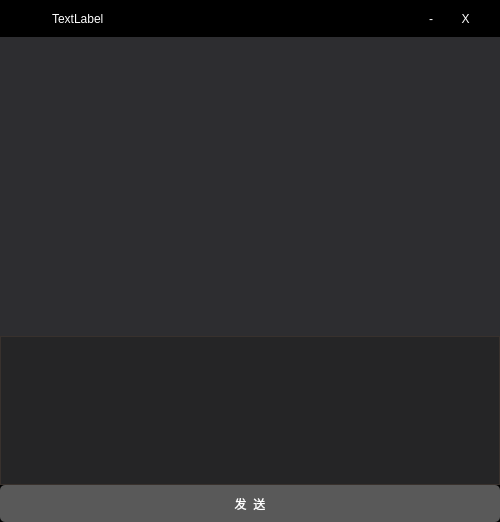
<?xml version="1.0" encoding="UTF-8"?>
<ui version="4.0">
 <class>ChatForm</class>
 <widget class="QWidget" name="ChatForm">
  <property name="geometry">
   <rect>
    <x>0</x>
    <y>0</y>
    <width>500</width>
    <height>522</height>
   </rect>
  </property>
  <property name="windowTitle">
   <string>Form</string>
  </property>
  <property name="styleSheet">
   <string notr="true">background-color: rgb(0, 0, 0);</string>
  </property>
  <layout class="QVBoxLayout" name="verticalLayout_2">
   <property name="spacing">
    <number>0</number>
   </property>
   <property name="leftMargin">
    <number>0</number>
   </property>
   <property name="topMargin">
    <number>0</number>
   </property>
   <property name="rightMargin">
    <number>0</number>
   </property>
   <property name="bottomMargin">
    <number>0</number>
   </property>
   <item>
    <layout class="QVBoxLayout" name="verticalLayout" stretch="1,8,4,1">
     <property name="spacing">
      <number>0</number>
     </property>
     <property name="leftMargin">
      <number>0</number>
     </property>
     <property name="topMargin">
      <number>0</number>
     </property>
     <property name="rightMargin">
      <number>0</number>
     </property>
     <property name="bottomMargin">
      <number>0</number>
     </property>
     <item>
      <layout class="QHBoxLayout" name="horizontalLayout" stretch="1,2,9,12,2,2,1">
       <item>
        <spacer name="horizontalSpacer_2">
         <property name="orientation">
          <enum>Qt::Horizontal</enum>
         </property>
         <property name="sizeHint" stdset="0">
          <size>
           <width>40</width>
           <height>20</height>
          </size>
         </property>
        </spacer>
       </item>
       <item>
        <widget class="QLabel" name="label_3">
         <property name="styleSheet">
          <string notr="true">border-radius:7px;</string>
         </property>
         <property name="text">
          <string/>
         </property>
        </widget>
       </item>
       <item>
        <widget class="QLabel" name="label">
         <property name="styleSheet">
          <string notr="true">color: rgb(255, 255, 255);
font: 14pt &quot;微软雅黑&quot;;</string>
         </property>
         <property name="text">
          <string>TextLabel</string>
         </property>
        </widget>
       </item>
       <item>
        <spacer name="horizontalSpacer">
         <property name="orientation">
          <enum>Qt::Horizontal</enum>
         </property>
         <property name="sizeHint" stdset="0">
          <size>
           <width>40</width>
           <height>20</height>
          </size>
         </property>
        </spacer>
       </item>
       <item>
        <widget class="QPushButton" name="pushButton_2">
         <property name="sizePolicy">
          <sizepolicy hsizetype="Preferred" vsizetype="Preferred">
           <horstretch>0</horstretch>
           <verstretch>0</verstretch>
          </sizepolicy>
         </property>
         <property name="styleSheet">
          <string notr="true">#pushButton_2{
border-radius:5px;
font: 12pt &quot;隶书&quot;;
color: rgb(255, 255, 255);
}
#pushButton_2:hover{
border-radius:5px;
font: 12pt &quot;隶书&quot;;
color: rgb(255, 255, 255);
	background-color: rgb(212, 212, 212);
}

</string>
         </property>
         <property name="text">
          <string>-</string>
         </property>
        </widget>
       </item>
       <item>
        <widget class="QPushButton" name="pushButton">
         <property name="sizePolicy">
          <sizepolicy hsizetype="Preferred" vsizetype="Preferred">
           <horstretch>0</horstretch>
           <verstretch>0</verstretch>
          </sizepolicy>
         </property>
         <property name="styleSheet">
          <string notr="true">#pushButton{
border-radius:5px;
font: 12pt &quot;隶书&quot;;
color: rgb(255, 255, 255);
}
#pushButton:hover{
border-radius:5px;
font: 12pt &quot;隶书&quot;;
color: rgb(255, 255, 255);
	background-color: rgb(212, 212, 212);
}
</string>
         </property>
         <property name="text">
          <string>X</string>
         </property>
        </widget>
       </item>
       <item>
        <spacer name="horizontalSpacer_3">
         <property name="orientation">
          <enum>Qt::Horizontal</enum>
         </property>
         <property name="sizeHint" stdset="0">
          <size>
           <width>40</width>
           <height>20</height>
          </size>
         </property>
        </spacer>
       </item>
      </layout>
     </item>
     <item>
      <widget class="QListWidget" name="listWidget">
       <property name="focusPolicy">
        <enum>Qt::NoFocus</enum>
       </property>
       <property name="styleSheet">
        <string notr="true">background-color: rgb(45, 45, 48);</string>
       </property>
       <property name="frameShape">
        <enum>QFrame::NoFrame</enum>
       </property>
       <property name="selectionMode">
        <enum>QAbstractItemView::NoSelection</enum>
       </property>
      </widget>
     </item>
     <item>
      <widget class="QTextEdit" name="SendtextEdit">
       <property name="styleSheet">
        <string notr="true">border:1px solid rgb(56, 49, 45);
background-color: #252526;
color: rgb(255, 255, 255);
font: 12pt &quot;宋体&quot;;</string>
       </property>
      </widget>
     </item>
     <item>
      <layout class="QHBoxLayout" name="horizontalLayout_2" stretch="3">
       <property name="spacing">
        <number>0</number>
       </property>
       <item>
        <widget class="QPushButton" name="sendBtn">
         <property name="sizePolicy">
          <sizepolicy hsizetype="Minimum" vsizetype="Preferred">
           <horstretch>0</horstretch>
           <verstretch>0</verstretch>
          </sizepolicy>
         </property>
         <property name="minimumSize">
          <size>
           <width>0</width>
           <height>18</height>
          </size>
         </property>
         <property name="styleSheet">
          <string notr="true">#sendBtn{

background-color: rgb(89, 89, 89);
border-radius:5px;
color: rgb(255, 255, 255);
font: 12pt &quot;宋体&quot;;
}

#sendBtn:hover{

background-color: rgb(89, 89, 89);
border-radius:5px;
color: rgb(255, 12, 45);
font: 12pt &quot;宋体&quot;;
}</string>
         </property>
         <property name="text">
          <string>发  送</string>
         </property>
         <property name="shortcut">
          <string>Ctrl+Return</string>
         </property>
        </widget>
       </item>
      </layout>
     </item>
    </layout>
   </item>
  </layout>
 </widget>
 <resources/>
 <connections/>
</ui>
